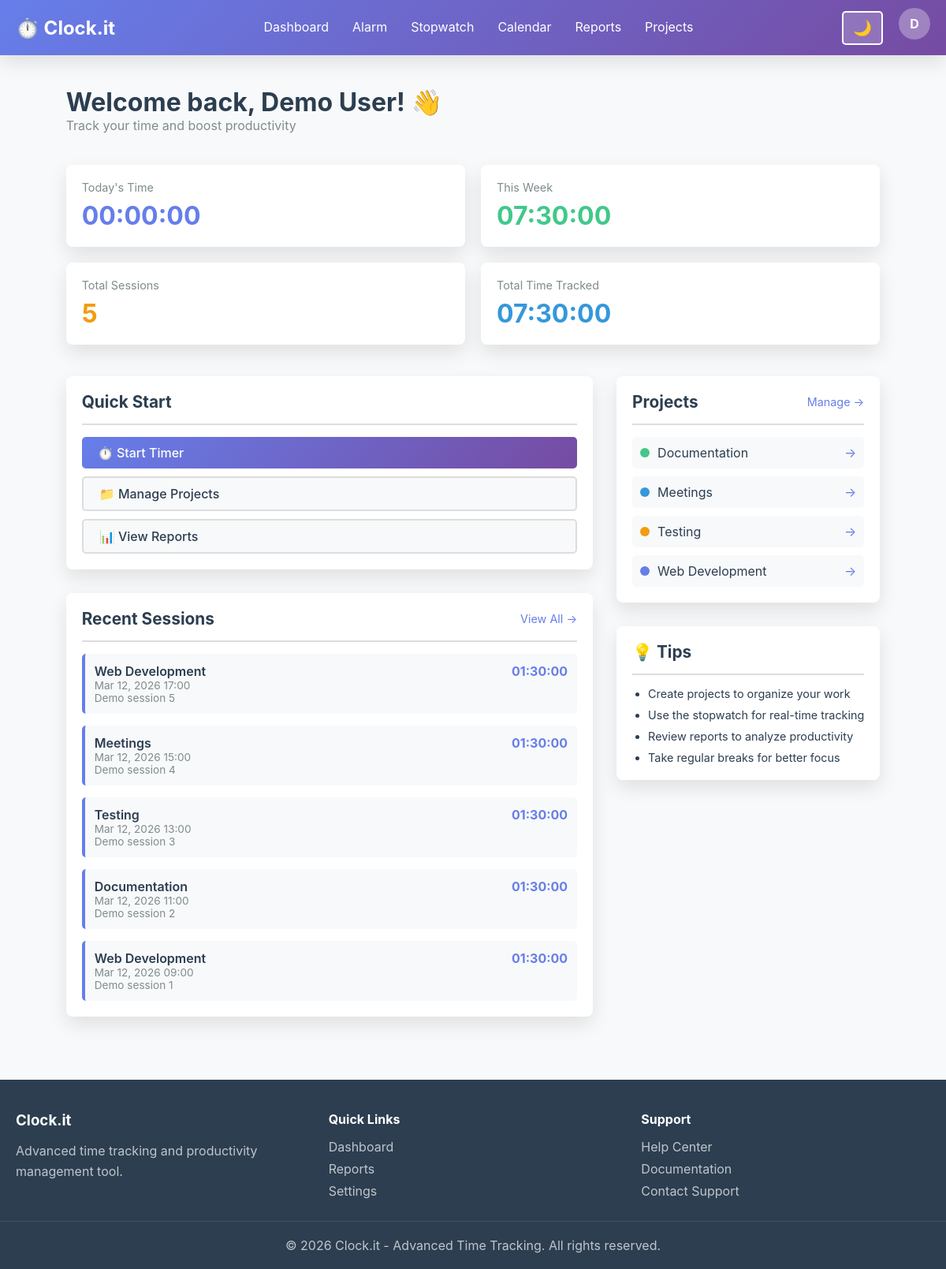
/dashboard.php (signed in), run on the app's committed database.
### tables this page shows
CREATE TABLE users (
                id INTEGER PRIMARY KEY AUTOINCREMENT,
                email TEXT UNIQUE NOT NULL,
                password_hash TEXT NOT NULL,
                full_name TEXT,
                created_at DATETIME DEFAULT CURRENT_TIMESTAMP,
                updated_at DATETIME DEFAULT CURRENT_TIMESTAMP,
                is_admin INTEGER DEFAULT 0,
                theme TEXT DEFAULT 'light',
                notifications_enabled INTEGER DEFAULT 1
            );

CREATE TABLE time_sessions (
                id INTEGER PRIMARY KEY AUTOINCREMENT,
                user_id INTEGER NOT NULL,
                project_id INTEGER,
                start_time DATETIME NOT NULL,
                end_time DATETIME,
                duration_seconds INTEGER,
                description TEXT,
                notes TEXT,
                created_at DATETIME DEFAULT CURRENT_TIMESTAMP,
                FOREIGN KEY(user_id) REFERENCES users(id) ON DELETE CASCADE,
                FOREIGN KEY(project_id) REFERENCES projects(id) ON DELETE SET NULL
            );

CREATE TABLE projects (
                id INTEGER PRIMARY KEY AUTOINCREMENT,
                user_id INTEGER NOT NULL,
                name TEXT NOT NULL,
                description TEXT,
                color TEXT DEFAULT '#667eea',
                is_active INTEGER DEFAULT 1,
                created_at DATETIME DEFAULT CURRENT_TIMESTAMP,
                FOREIGN KEY(user_id) REFERENCES users(id) ON DELETE CASCADE
            );

### dashboard.php (the view, shortened to what the rows shown need)
<?php
require_once 'config/init.php';
$user = getCurrentUser();
$userId = $_SESSION['user_id'];
$db = Database::getInstance();
$projects = $db->fetchAll(
    "SELECT * FROM projects WHERE user_id = ? AND is_active = 1 ORDER BY name",
    [$userId]
);
$recentSessions = $db->fetchAll(
    "SELECT ts.*, p.name as project_name FROM time_sessions ts
     LEFT JOIN projects p ON ts.project_id = p.id
     WHERE ts.user_id = ?
     ORDER BY ts.start_time DESC LIMIT 5",
    [$userId]
);
$userName = $user && $user['full_name'] ? htmlspecialchars($user['full_name']) : (isset($user['email']) ? explode('@', $user['email'])[0] : 'User');
?>
<?php HTMLHelper::renderHeader('Dashboard', $user); ?>
<body class="<?php echo $user['theme'] === 'dark' ? 'dark-theme' : 'light-theme'; ?>">
    <?php HTMLHelper::renderNavigation('dashboard', $user); ?>
    <div class="container">
        <div style="margin-bottom: 40px;">
            <h1>Welcome back, <?php echo $userName; ?>! 👋</h1>
            <p class="text-muted">Track your time and boost productivity</p>
        </div>
        <div style="display: grid; grid-template-columns: 2fr 1fr; gap: 30px; margin-bottom: 40px;">
            <div>
                <div class="card">
                    <div class="card-body">
                        <?php if (empty($recentSessions)): ?>
                            <p class="text-muted" style="text-align: center; padding: 20px 0;">No sessions yet. Start tracking!</p>
                        <?php else: ?>
                            <div style="display: flex; flex-direction: column; gap: 15px;">
                                <?php foreach ($recentSessions as $session): ?>
                                    <div style="padding: 12px; border-radius: 5px; background: var(--bg-secondary); border-left: 4px solid #667eea;">
                                        <div style="display: flex; justify-content: space-between; align-items: start;">
                                            <div>
                                                <div style="font-weight: 600;">
                                                    <?php echo htmlspecialchars($session['project_name'] ?? 'Untitled'); ?>
                                                </div>
                                                <div class="text-muted" style="font-size: 0.85rem;">
                                                    <?php echo formatDateTime($session['start_time']); ?>
                                                </div>
                                                <?php if ($session['description']): ?>
                                                    <div class="text-muted" style="font-size: 0.85rem;">
                                                        <?php echo htmlspecialchars($session['description']); ?>
                                                    </div>
                                                <?php endif; ?>
                                            </div>
                                            <div style="text-align: right; font-weight: bold; color: #667eea;">
                                                <?php echo formatDuration($session['duration_seconds'] ?? 0); ?>
                                            </div>
                                        </div>
                                    </div>
                                <?php endforeach; ?>
                            </div>
                        <?php endif; ?>
                    </div>
                </div>
            </div>
            <div>
                <div class="card mb-30">
                    <div class="card-body">
                        <?php if (empty($projects)): ?>
                            <p class="text-muted" style="text-align: center; padding: 20px 0;">No projects yet</p>
                        <?php else: ?>
                            <div style="display: flex; flex-direction: column; gap: 10px;">
                                <?php foreach (array_slice($projects, 0, 5) as $project): ?>
                                    <div style="padding: 10px; border-radius: 5px; background: var(--bg-secondary); display: flex; justify-content: space-between; align-items: center;">
                                        <div style="display: flex; align-items: center; gap: 10px;">
                                            <div style="width: 12px; height: 12px; border-radius: 50%; background: <?php echo htmlspecialchars($project['color']); ?>;"></div>
                                            <span><?php echo htmlspecialchars($project['name']); ?></span>
                                        </div>
                                        <a href="projects.php?id=<?php echo $project['id']; ?>" class="text-primary" style="text-decoration: none;">→</a>
                                    </div>
                                <?php endforeach; ?>
                            </div>
                        <?php endif; ?>
                    </div>
                </div>
            </div>
        </div>
    </div>
    <?php HTMLHelper::renderFooter(); ?>
</body>
</html>

### config/html-helper.php (shortened to what the rows shown need)
<?php
class HTMLHelper {
    public static function renderHeader($title, $user = null) {
        $theme = $user && isset($user['theme']) ? $user['theme'] : 'light';
        $baseUrl = defined('BASE_URL') ? BASE_URL : '';
        echo <<<HTML
<!DOCTYPE html>
<html lang="en" data-theme="$theme" data-base-url="$baseUrl">
<head>
    <meta charset="UTF-8">
    <meta name="viewport" content="width=device-width, initial-scale=1.0">
    <meta http-equiv="X-UA-Compatible" content="IE=edge">
    <title>$title - Clock.it</title>
    <link rel="stylesheet" href="{$baseUrl}/assets/css/style.css">
    <link rel="stylesheet" href="{$baseUrl}/assets/css/responsive.css">
    <link rel="stylesheet" href="{$baseUrl}/assets/css/dark-mode.css">
</head>
<body class="$theme-theme">
HTML;
    }
    public static function renderNavigation($currentPage = '', $user = null) {
        $baseUrl = defined('BASE_URL') ? BASE_URL : '';
        $userEmail = $user ? htmlspecialchars($user['email']) : '';
        $userName = $user && $user['full_name'] ? htmlspecialchars($user['full_name']) : explode('@', $userEmail)[0];
        $userInitial = !empty($userName) ? $userName[0] : '?';
        echo <<<HTML
<nav class="navbar">
    <div class="navbar-container">
        <div class="navbar-brand">
            <a href="{$baseUrl}/dashboard.php" class="brand-logo">⏱️ Clock.it</a>
        </div>
        <ul class="navbar-menu" id="navMenu">
            <li><a href="{$baseUrl}/dashboard.php" class="nav-link $(currentPage === 'dashboard' ? 'active' : '')">Dashboard</a></li>
            <li><a href="{$baseUrl}/alarm.php" class="nav-link $(currentPage === 'alarm' ? 'active' : '')">Alarm</a></li>
            <li><a href="{$baseUrl}/stopwatch.php" class="nav-link $(currentPage === 'stopwatch' ? 'active' : '')">Stopwatch</a></li>
            <li><a href="{$baseUrl}/calendar.php" class="nav-link $(currentPage === 'calendar' ? 'active' : '')">Calendar</a></li>
            <li><a href="{$baseUrl}/reports.php" class="nav-link $(currentPage === 'reports' ? 'active' : '')">Reports</a></li>
            <li><a href="{$baseUrl}/projects.php" class="nav-link $(currentPage === 'projects' ? 'active' : '')">Projects</a></li>
HTML;
        echo <<<HTML
        </ul>
        <div class="navbar-end">
            <button id="themeToggle" class="theme-toggle" title="Toggle dark/light mode">
                <span id="themeIcon">🌙</span>
            </button>
            <div class="user-menu">
                <div class="user-avatar">$userInitial</div>
                <div class="user-dropdown">
                    <div class="user-info">
                        <div class="user-name">$userName</div>
                        <div class="user-email">$userEmail</div>
                    </div>
                    <hr>
                    <a href="{$baseUrl}/profile.php" class="dropdown-item">👤 Profile</a>
                    <a href="{$baseUrl}/settings.php" class="dropdown-item">⚙️ Settings</a>
                    <hr>
                    <a href="{$baseUrl}/logout.php" class="dropdown-item logout">🚪 Logout</a>
                </div>
            </div>
        </div>
        <button id="menuToggle" class="menu-toggle">☰</button>
    </div>
</nav>
HTML;
    }
    public static function renderFooter() {
        $year = date('Y');
        $baseUrl = defined('BASE_URL') ? BASE_URL : '';
        echo <<<HTML
<footer class="footer">
    <div class="footer-container">
        <div class="footer-section">
            <h3>Clock.it</h3>
            <p>Advanced time tracking and productivity management tool.</p>
        </div>
        <div class="footer-section">
            <h4>Quick Links</h4>
            <ul>
                <li><a href="{$baseUrl}/dashboard.php">Dashboard</a></li>
                <li><a href="{$baseUrl}/reports.php">Reports</a></li>
                <li><a href="{$baseUrl}/settings.php">Settings</a></li>
            </ul>
        </div>
        <div class="footer-section">
            <h4>Support</h4>
            <ul>
                <li><a href="{$baseUrl}/help.php">Help Center</a></li>
                <li><a href="{$baseUrl}/docs.php">Documentation</a></li>
                <li><a href="mailto:support@clock-it.local">Contact Support</a></li>
            </ul>
        </div>
    </div>
    <div class="footer-bottom">
        <p>&copy; $year Clock.it - Advanced Time Tracking. All rights reserved.</p>
    </div>
</footer>
<script>
    window.APP_BASE_URL = window.APP_BASE_URL || document.documentElement.dataset.baseUrl || '';
</script>
<script src="{$baseUrl}/assets/js/main.js"></script>
<script src="{$baseUrl}/assets/js/theme.js"></script>
</body>
</html>
HTML;
    }
}
?>

### data on the page
users: full_name "D", full_name "Demo User"
time_sessions: project.name "Web Development", start_time "Mar 12, 2026 17:00", description "Demo session 5", duration_seconds "01:30:00"
time_sessions: project.name "Meetings", start_time "Mar 12, 2026 15:00", description "Demo session 4", duration_seconds "01:30:00"
time_sessions: project.name "Testing", start_time "Mar 12, 2026 13:00", description "Demo session 3", duration_seconds "01:30:00"
time_sessions: project.name "Documentation", start_time "Mar 12, 2026 11:00", description "Demo session 2", duration_seconds "01:30:00"
time_sessions: project.name "Web Development", start_time "Mar 12, 2026 09:00", description "Demo session 1", duration_seconds "01:30:00"
projects: name "Documentation"
projects: name "Meetings"
projects: name "Testing"
projects: name "Web Development"

### other printed values
formatDuration($todayTotal) "00:00:00"
formatDuration($weekTotal) "07:30:00"
$totalSessions['count'] "5"
formatDuration($totalSessions['total'] ?? 0) "07:30:00"
